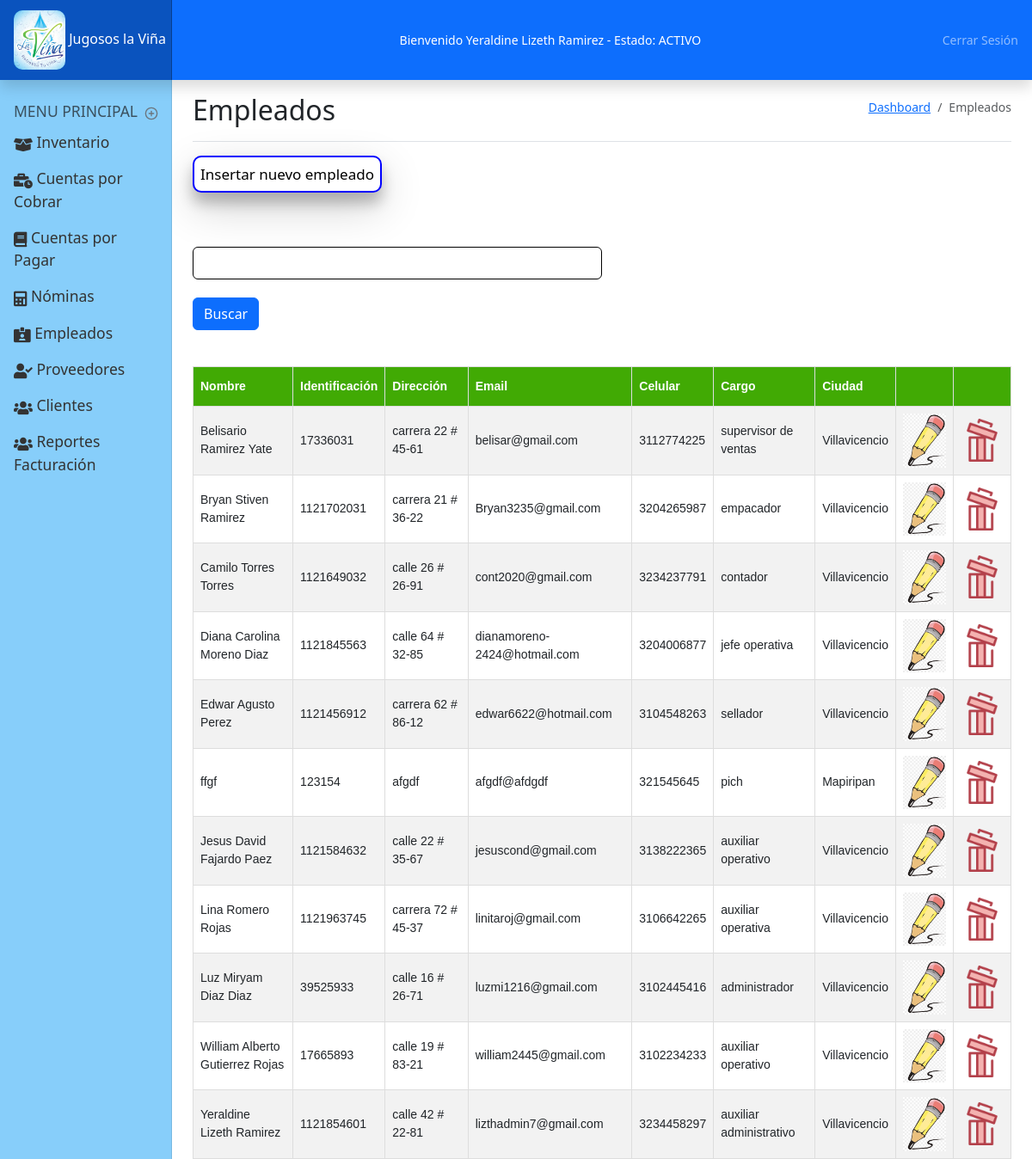
Screenshot of /Empleados.php (signed in) with the database file from the repository.
### tables this page shows
CREATE TABLE `usuario` (
  `id_usuario` int(11) NOT NULL,
  `nombre` varchar(150) NOT NULL,
  `user` varchar(255) NOT NULL,
  `identificacion` varchar(15) NOT NULL,
  `celular` varchar(10) NOT NULL,
  `direccion` varchar(150) NOT NULL,
  `email` varchar(150) NOT NULL,
  `contrasena` varchar(150) NOT NULL,
  `rol` varchar(255) NOT NULL,
  `activo` varchar(3) NOT NULL,
  `r_ecommerce` int(11) NOT NULL,
  `r_login` int(11) NOT NULL,
  `r_datos_de_pago` int(11) NOT NULL,
  `r_contador_visitas` int(11) NOT NULL,
  `r_encuesta` int(11) NOT NULL,
  `r_consultar_producto` int(11) NOT NULL,
  `r_chat` int(11) NOT NULL,
  `r_formulario` int(11) NOT NULL
);

CREATE TABLE `empleado` (
  `id_empleado` int(11) NOT NULL,
  `nombre` varchar(255) NOT NULL,
  `identificacion` varchar(15) NOT NULL,
  `direccion` varchar(150) NOT NULL,
  `email` varchar(255) NOT NULL,
  `celular` varchar(15) NOT NULL,
  `tipo_empleado` varchar(255) NOT NULL,
  `foto` varchar(255) DEFAULT NULL,
  `hv_empleado` varchar(255) DEFAULT NULL,
  `r_municipios` int(11) NOT NULL,
  `r_login` int(11) NOT NULL,
  `r_formulario` int(11) NOT NULL,
  `r_chat` int(11) NOT NULL,
  `r_encuesta` int(11) NOT NULL,
  `r_facturacion` int(11) NOT NULL,
  `r_registrar_pedido` int(11) NOT NULL,
  `r_mantenimiento` int(11) NOT NULL,
  `r_gestion_financiera` int(11) NOT NULL
);

CREATE TABLE `municipios` (
  `id_municipios` int(11) NOT NULL,
  `municipio` varchar(255) NOT NULL,
  `r_regiones` int(11) NOT NULL
);

### bloqueo.php (called while the page is built, shortened)
<?php
    $usuario = $_SESSION['usuario'];
    $consulta = "select * from usuario where id_usuario = '$usuario'";
    $resultado = mysqli_query($conexion, $consulta) or die ('No se consulto el usuario');
    $userr = mysqli_fetch_array($resultado);
?>

### bloques/empleados/consulta.php (the view)
<div id="buscar">
  <form action="empleados.php" method="GET">
    <input type="text" name="datos" id="datos" class="form-control" style="width: 50%; border: 1px solid #000;"><br>
    <input type="submit" name="botonb" value="Buscar" class="btn btn-primary">
  </form>
</div>
<br><br>
<div class="consulta">
  <table class="tconsulta">
    <tr>
      <th>Nombre</th>
      <th>Identificación</th>
      <th>Dirección</th>
      <th>Email</th>
      <th>Celular</th>
      <th>Cargo</th>
      <th>Ciudad</th>
      <th></th>
      <th></th>
    </tr>
    <?php
    $consulta_e = "select * from empleado order by nombre";
    $resultado_e = mysqli_query($conexion, $consulta_e) or die('no se consulto los empleados');
    while ($empleado = mysqli_fetch_array($resultado_e)) {
    ?>
      <tr>
        <td><?php echo $empleado['nombre']; ?></td>
        <td><?php echo $empleado['identificacion']; ?></td>
        <td><?php echo $empleado['direccion']; ?></td>
        <td><?php echo $empleado['email']; ?></td>
        <td><?php echo $empleado['celular']; ?></td>
        <td><?php echo $empleado['tipo_empleado']; ?></td>
        <td>
          <?php
          $consulta_ciudad = "select * from municipios where id_municipios = " . $empleado['r_municipios'];
          $res_ciudad = mysqli_query($conexion, $consulta_ciudad) or die('no se consulto la ciudad');
          $ciudad = mysqli_fetch_array($res_ciudad);
          echo $ciudad['municipio'];
          ?>
        </td>
        <td>
          <img src="img/editar.png" width="50px" title="Editar" alt="Editar" style="cursor: pointer;" onclick="window.location = 'empleados.php?id_empleado=<?php echo $empleado['id_empleado']; ?>'">
        </td>
        <td>
          <img src="img/borrar.png" width="50xp" title="Borrar" alt="Borrar" style="cursor: pointer;" onclick="eliminarEmpleado(<?php echo $empleado['id_empleado']; ?>);">
        </td>
      </tr>
    <?php } ?>
  </table>
</div>

### partes/header.php (shortened to what this page needs)
<header class="navbar navbar-dark sticky-top flex-md-nowrap p-0 shadow">
  <a class="navbar-brand col-md-3 col-lg-2 me-0 px-3 fs-6" href="#">
    <img id="log" src="img/logo.png" width="60px" alt="logo">
    Jugosos la Viña
  </a>
  <span style="color:white">
    Bienvenido <?php echo $userr['nombre']; ?> - Estado:
    <?php
    if ($userr['activo'] == "Si") {
      echo "ACTIVO";
    } else {
      echo "NO ACTIVO";
    }
    ?>
  </span>
  <div class="navbar-nav">
    <div class="nav-item text-nowrap">
      <a class="nav-link px-3" href="salir.php">Cerrar Sesión</a>
    </div>
  </div>
</header>

### css/dashboard.css (style rules this page uses)
body { font-size: .875rem; }
.navbar-brand { padding-top: .75rem; padding-bottom: .75rem; background-color: rgba(0, 0, 0, .25); box-shadow: inset -1px 0 0 rgba(0, 0, 0, .25); }
header { background-color: #0d6efd; }
#log { border-radius: 10px; }
.tconsulta { font-family: Arial, Helvetica, sans-serif; border-collapse: collapse; width: 100%; overflow-x: auto; }
.consulta td, .consulta th { border: 1px solid #ddd; padding: 8px; }
.consulta tr:nth-child(even) { background-color: #f2f2f2 }
.consulta th { padding-top: 12px; padding-bottom: 12px; text-align: left; background-color: #41aa04; color: white; }

### rows the page displays
usuario: nombre "Yeraldine Lizeth Ramirez"
empleado: nombre "Belisario Ramirez Yate", identificacion "17336031", direccion "carrera 22 # 45-61", email "belisar@gmail.com", celular "3112774225", tipo_empleado "supervisor de ventas", municipios.municipio "Villavicencio"
empleado: nombre "Bryan Stiven Ramirez", identificacion "1121702031", direccion "carrera 21 # 36-22", email "Bryan3235@gmail.com", celular "3204265987", tipo_empleado "empacador", municipios.municipio "Villavicencio"
empleado: nombre "Camilo Torres Torres", identificacion "1121649032", direccion "calle 26 # 26-91", email "cont2020@gmail.com", celular "3234237791", tipo_empleado "contador", municipios.municipio "Villavicencio"
empleado: nombre "Diana Carolina Moreno Diaz", identificacion "1121845563", direccion "calle 64 # 32-85", email "dianamoreno-2424@hotmail.com", celular "3204006877", tipo_empleado "jefe operativa", municipios.municipio "Villavicencio"
empleado: nombre "Edwar Agusto Perez", identificacion "1121456912", direccion "carrera 62 # 86-12", email "edwar6622@hotmail.com", celular "3104548263", tipo_empleado "sellador", municipios.municipio "Villavicencio"
empleado: nombre "ffgf", identificacion "123154", direccion "afgdf", email "afgdf@afdgdf", celular "321545645", tipo_empleado "pich", municipios.municipio "Mapiripan"
empleado: nombre "Jesus David Fajardo Paez", identificacion "1121584632", direccion "calle 22 # 35-67", email "jesuscond@gmail.com", celular "3138222365", tipo_empleado "auxiliar operativo", municipios.municipio "Villavicencio"
empleado: nombre "Lina Romero Rojas", identificacion "1121963745", direccion "carrera 72 # 45-37", email "linitaroj@gmail.com", celular "3106642265", tipo_empleado "auxiliar operativa", municipios.municipio "Villavicencio"
empleado: nombre "Luz Miryam Diaz Diaz", identificacion "39525933", direccion "calle 16 # 26-71", email "luzmi1216@gmail.com", celular "3102445416", tipo_empleado "administrador", municipios.municipio "Villavicencio"
empleado: nombre "William Alberto Gutierrez Rojas", identificacion "17665893", direccion "calle 19 # 83-21", email "william2445@gmail.com", celular "3102234233", tipo_empleado "auxiliar operativo", municipios.municipio "Villavicencio"
empleado: nombre "Yeraldine Lizeth Ramirez", identificacion "1121854601", direccion "calle 42 # 22-81", email "lizthadmin7@gmail.com", celular "3234458297", tipo_empleado "auxiliar administrativo", municipios.municipio "Villavicencio"
